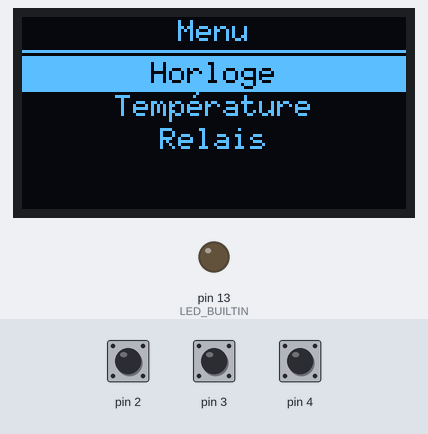
A sketch run on a simulated Arduino Uno, built with avr-gcc and run on an emulated ATmega328P. Shown: 64×128 one-colour display, output pins drawn as LEDs (lit = HIGH). Inputs (shaded band) come from the test bench; at power-on: pin 2 HIGH, pin 3 HIGH, pin 4 HIGH. The local clock reads 2024-03-15 10:24:30 at power-on unless the sketch sets it.

Above: at 0.8 s.
0.9 s: pin 2 pulled LOW for 0.15 s
At 1.9 s:
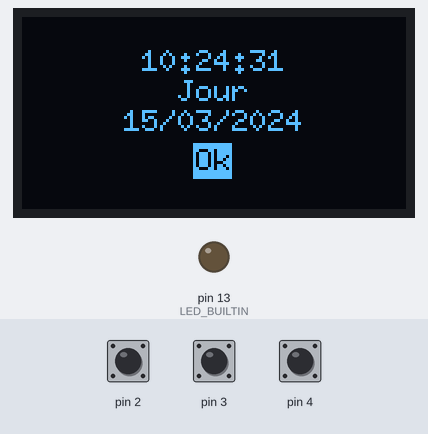
2.6 s: pin 2 pulled LOW for 1 s
At 5.8 s:
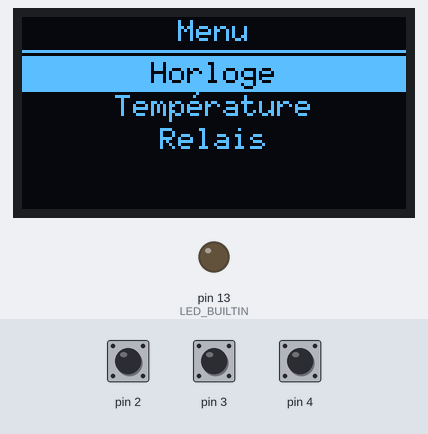
6.1 s: pin 3 pulled LOW for 0.15 s
At 6.9 s:
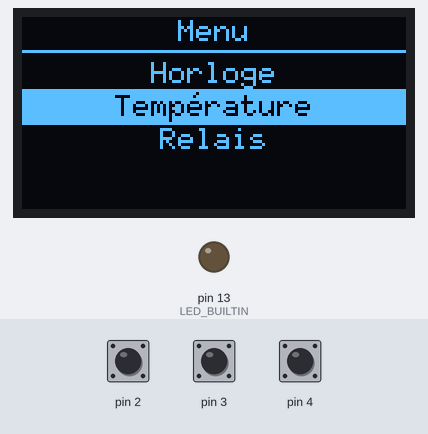
7.8 s: pin 2 pulled LOW for 0.15 s
At 9.8 s:
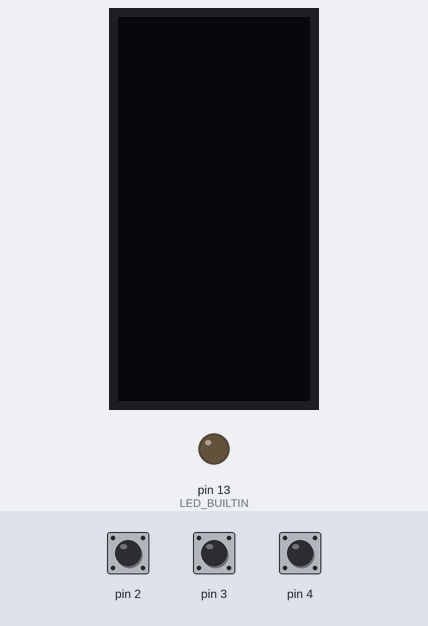
10.9 s: pin 4 pulled LOW for 0.15 s
At 11.7 s:
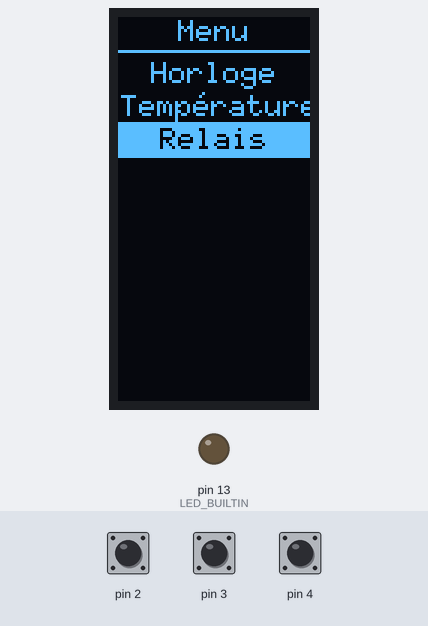
12.6 s: pin 4 pulled LOW for 1 s
At 14.2 s:
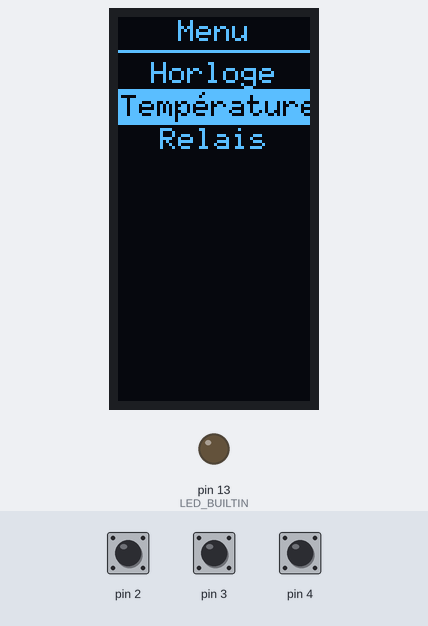
Timing chart, 0 to 15.7 s (numbered marks = the images above; inputs shaded):
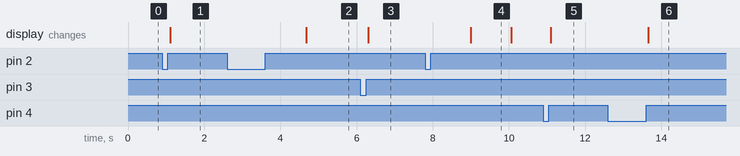

The sketch:

u8g2-userinputselection.ino
```cpp
#include <Arduino.h>
#include <U8g2lib.h>
#include <Wire.h>
#include <TimeLib.h>
#include <DS1307RTC.h>

U8G2_SH1106_128X64_NONAME_F_HW_I2C u8g2(/*No rotation, landscape*/U8G2_R0, /* reset=*/ U8X8_PIN_NONE);
//int v = 0x3c;
char key = 5;
//String weekdayname [] = {"Dimanche", "Lundi", "Mardi", "Mercredi", "Jeudi", "Vendredi", "Samedi"};

void SerialClockDisplay(){
  Serial.print(hour());
  Serial.print(":");
  printDigits(minute());
  Serial.print(":");
  printDigits(second());
  Serial.print(" ");
  //Serial.print(weekdayname[weekday()-1]);
  Serial.print(" ");
  printDigits(day());
  Serial.print("/");
  printDigits(month());
  Serial.print("/");
  Serial.print(year());
  Serial.println();
}
void printDigits(int digits){
  // utility function for digital clock display: prints preceding colon and leading 0
  if(digits < 10)
    Serial.print('0');
  Serial.print(digits);
}
void setup(void) {
  Serial.begin(9600);
  pinMode(LED_BUILTIN, OUTPUT);
  pinMode(2, INPUT_PULLUP);
  pinMode(3, INPUT_PULLUP);
  pinMode(4, INPUT_PULLUP);
  u8g2.enableUTF8Print();
  setSyncProvider(RTC.get);   // the function to get the time from the RTC
  /*
  if (timeStatus() != timeSet) {
     Serial.println("Unable to sync with the RTC");
     }
  else {
     Serial.println("RTC has set the system time");
     SerialClockDisplay();
     }
  */
  //begin parameters : uint8_t menu_select_pin, uint8_t menu_next_pin, uint8_t menu_prev_pin,
  //uint8_t menu_up_pin = U8X8_PIN_NONE, uint8_t menu_down_pin = U8X8_PIN_NONE, uint8_t menu_home_pin = U8X8_PIN_NONE
  u8g2.begin(2,3,4,U8X8_PIN_NONE,U8X8_PIN_NONE,U8X8_PIN_NONE);
  menu();
}
void rotation90() {
  u8g2.setDisplayRotation(U8G2_R1);
  key=5;
}
void menu(){
  u8g2.clearBuffer();          // clear the internal memory
  u8g2.setFont(u8g2_font_6x10_tf);
  u8g2.setFontRefHeightAll();    /* this will add some extra space for the text inside the buttons */
  key=u8g2.userInterfaceSelectionList("Menu", 1, "Horloge\nTempérature\nRelais");
  //Serial.print(key);
}
void message() {
  u8g2.clearBuffer();          // clear the internal memory
  u8g2.setFont(u8g2_font_6x10_tf);
  u8g2.setFontRefHeightAll();    /* this will add some extra space for the text inside the buttons */
  //while (u8g2.getMenuEvent()!= U8X8_MSG_GPIO_MENU_SELECT) {          }
  char b3[12];
  char b2[12];

  //int n;
  sprintf (b3, "%02u:%02u:%02u", hour(),minute(),second());
  //Serial.println(n);
  //Serial.print(hour());

  sprintf (b2, "%d/%02u/%d", day(),month(),year());

  /*
  char cstr[3];
  char cstr2[3];
  char cstr3[3];
  char cstr4[10];
  //char horloge[16];
  itoa(hour(), cstr, 10);
  itoa(minute(), cstr2, 10);
  itoa(second(), cstr3, 10);
  String wd=weekdayname[weekday()-1];
  wd.toCharArray(cstr4,8);
  char * sep= ":";*/

  key = u8g2.userInterfaceMessage( b3,"Jour", b2, "Ok");
  //Serial.print(key);
  key=5;
}
void loop(void) {
  u8g2.firstPage();
  do {
    switch (key) {
  case 1:
    message();
    break;
  case 2:
    rotation90();
    break;
  case 3:
    u8g2.setDisplayRotation(U8G2_R0);key=5;
    break;
  default:
    menu();
}
  }while ( u8g2.nextPage() );

  delay(1000);
}
```

Measured:
- after the input at 0.9 s, the display: changes after 0.21 s (image 1)
- after the input at 2.6 s, the display: changes after 2.1 s (image 2)
- after the input at 6.1 s, the display: changes after 0.21 s (image 3)
- after the input at 7.8 s, the display: changes after 1.2 s (image 4)
- after the input at 10.9 s, the display: changes after 0.20 s (image 5)
- after the input at 12.6 s, the display: changes after 1.1 s (image 6)
- what the display in image 4 shows lasts 1.1 s, from 9.0 s to 10.1 s
